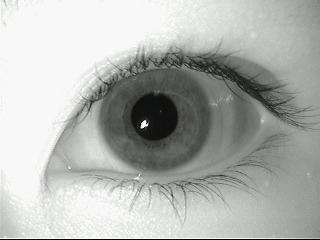
#> input picture eye2.bmp, 320 x 240 px
$ python hough_transform.py
#> lines starting #> are read from the running program, lines starting #| are printed output that depends on the picture; after the words box and inside, x2 and y2 are one past the last pixel; in counts of white or black regions, pixels touching at a corner belong together
### intersection_over_union.py
#https://scipython.com/book/chapter-8-scipy/problems/p84/overlapping-circles/

import numpy as np
import math


def intersection_area(x1,y1,R,x2,y2,r):
    """Return the area of intersection of two circles.

    The circles have radii R and r, and their centres are separated by d.

    """
    d = find_d(x1, y1, x2, y2)
    if d <= abs(R-r):
        # One circle is entirely enclosed in the other.
        return np.pi * min(R, r)**2
    if d >= r + R:
        # The circles don't overlap at all.
        return 0

    r2, R2, d2 = r**2, R**2, d**2
    alpha = np.arccos((d2 + r2 - R2) / (2*d*r))
    beta = np.arccos((d2 + R2 - r2) / (2*d*R))
    return ( r2 * alpha + R2 * beta -
             0.5 * (r2 * np.sin(2*alpha) + R2 * np.sin(2*beta))
           )

def find_d(x1,y1,x2,y2):
    return math.sqrt(pow(x1-x2,2) + pow(y1-y2,2))

def union_area(x1,y1,r1,x2,y2,r2):
    d = find_d(x1, y1, x2, y2)
    if d <= abs(r1-r2):
        # One circle is entirely enclosed in the other.
        return np.pi * max(r1, r2)**2
    if d >= r1 + r2:
        # The circles don't overlap at all.
        return 0

    area1= math.pi * pow(r1,2)
    area2 = math.pi * pow(r2, 2)

    intersection= intersection_area(x1,y1,r1,x2,y2,r2)

    return area1 + area2 - intersection


# [5 lines that do not run on import are left out]

### hough_transform.py
import cv2 as cv
import numpy as np
from intersection_over_union import union_area, intersection_area

if __name__ == '__main__':

    img_name = 'eye2.bmp'

    dx, dy, dr = 0, 0, 0
    zx, zy, zr = 0, 0, 0
    k, sigma, min, max, acc, md, p1, p2, r1, r2 = 0, 0, 0, 0, 0, 0, 0, 0, 0, 0

    if img_name == 'eye3.jpg':
        dx, dy, dr = 248, 232, 221
        zx, zy, zr = 234, 230, 56
        k = 5
        sigma = 32
        min = 60
        max = 69
        acc = 26
        md = 28
        p1 = 50
        p2 = 50
        r1 = 38
        r2 = 244
    elif img_name == 'eye2.bmp':
        zx, zy, zr = 155, 117, 24
        dx, dy, dr = 155, 117, 56
        k = 5
        sigma = 33
        min = 52
        max = 35
        acc = 24
        md = 2
        p1 = 50
        p2 = 50
        r1 = 4
        r2 = 54
    elif img_name == 'eye1.jpg':
        zx, zy, zr = 316, 162, 33
        dx, dy, dr = 319, 163, 106
        k = 6
        sigma = 32
        min = 9
        max = 58
        acc = 18
        md = 7
        p1 = 50
        p2 = 50
        r1 = 13
        r2 = 123

    img = cv.imread(img_name, cv.IMREAD_GRAYSCALE)
#> img: shape (240, 320); min 2, max 248, mean 178.8


    def nothing(*arg):
        pass


    font = cv.FONT_HERSHEY_SIMPLEX
    # org
    org = (50, 50)
    org2 = (50, 150)
    # fontScale
    fontScale = 0.6
    # Blue color in BGR
    color = (255, 0, 0)
    # Line thickness of 2 px
    thickness = 2

    cv.namedWindow('trackbars')
    # cv.imshow("trackbars", img)
    cv.createTrackbar("Jadro", "trackbars", k, 15, nothing)
    cv.createTrackbar("Sigma", "trackbars", sigma, 50, nothing)
    cv.createTrackbar("Min", "trackbars", min, 150, nothing)
    cv.createTrackbar("Max", "trackbars", max, 150, nothing)
    cv.createTrackbar("acc", "trackbars", acc, 30, nothing)
    cv.createTrackbar("Mindist", "trackbars", md, 200, nothing)
    cv.createTrackbar("p1", "trackbars", p1, 200, nothing)
    cv.createTrackbar("p2", "trackbars", p2, 200, nothing)
    cv.createTrackbar("r1", "trackbars", r1, 200, nothing)
    cv.createTrackbar("r2", "trackbars", r2, 300, nothing)

    while (True):
        img = cv.imread(img_name, cv.IMREAD_GRAYSCALE)
        jadro = cv.getTrackbarPos("Jadro", "trackbars") * 2 + 1
        sigma = cv.getTrackbarPos("Sigma", "trackbars") / 10
        min = cv.getTrackbarPos("Min", "trackbars") + 1
        max = cv.getTrackbarPos("Max", "trackbars") + 1
        acc = cv.getTrackbarPos("acc", "trackbars") / 10
        mindist = cv.getTrackbarPos("Mindist", "trackbars")
        p1 = cv.getTrackbarPos("p1", "trackbars")
        p2 = cv.getTrackbarPos("p2", "trackbars")
        r1 = cv.getTrackbarPos("r1", "trackbars") + 1
        r2 = cv.getTrackbarPos("r2", "trackbars") + 1

        blur_img = cv.GaussianBlur(img, (jadro, jadro), sigma)
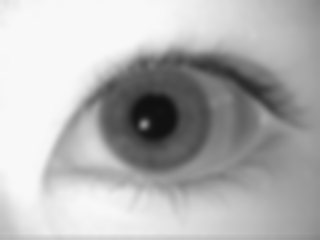
#> blur_img: shape (240, 320); min 16, max 248, mean 179.2

        edges = cv.Canny(blur_img, min, max)
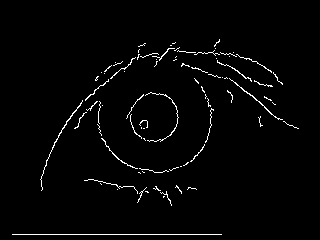
#> edges: shape (240, 320); 2.1% white in thin lines or dots, all inside (x1, y1, x2, y2) = (12, 39, 299, 235)

        cv.imshow("edges", edges)

        circles = cv.HoughCircles(edges, cv.HOUGH_GRADIENT, acc, mindist, minRadius=r1, maxRadius=r2)
#> circles = [[157.2, 118.8, 53.48], [152.4, 116.4, 23.72]]

        cimg = cv.imread(img_name)
#> cimg is the input picture: shape (240, 320, 3); mean B, G, R 176.9, 179.7, 177.9
        # ensure at least some circles were found
        iou = 0
        x1, y1, r1 = 0, 0, 0
        x2, y2, r2 = 0, 0, 0

        if circles is not None:
            # convert the (x, y) coordinates and radius of the circles to integers
            circles = np.round(circles[0, :]).astype("int")
#> circles = [[157, 119, 53], [152, 116, 24]]
            # loop over the (x, y) coordinates and radius of the circles
            for (x, y, r) in circles:
                # draw the circle in the output image, then draw a rectangle
                # corresponding to the center of the circle
                # cv.circle(cimg, (x, y), r, (0, 255, 0), 2)
                if r > r1:
                    x1, y1, r1 = x, y, r
                if r < 55:
                    x2, y2, r2 = x, y, r
#> this loop made 2 passes
#> (x, y, r, x1, y1, r1, x2, y2) on pass 1: (157, 119, 53, 157, 119, 53, 157, 119)
#> (x, y, r, x2, y2, r2) on pass 2: (152, 116, 24, 152, 116, 24)
#> after the loop, r1 = 53; x1 = 157; y1 = 119


        union = union_area(x1, y1, r1, dx, dy, dr)
#> in union_area, `d = find_d(x1, y1, x2, y2)`: d = 2.83
#> union = 9852
        intersection = intersection_area(x1, y1, r1, dx, dy, dr)
#> in intersection_area, `d = find_d(x1, y1, x2, y2)`: d = 2.83
#> intersection = 8824.7
        iou = intersection / (union + 1)
#> iou = 0.896
        text = 'IOU duhovky :' + str(iou)
#> text = 'IOU duhovky :0.8956361320678379'
        image = cv.putText(cimg, text, org, font,
                           fontScale, color, thickness, cv.LINE_AA)
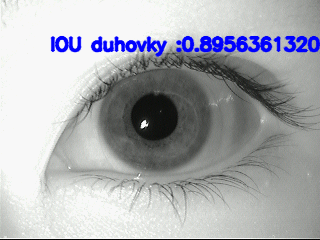
#> image: shape (240, 320, 3); mean B, G, R 178.4, 173.3, 171.5
        if iou > .7:
            cv.circle(cimg, (x1, y1), r1, (0, 255, 0), 2)


        union = union_area(x2, y2, r2,zx,zy,zr)
#> union = 1961.2
        intersection = intersection_area(x2, y2, r2,zx,zy,zr)
#> intersection = 1657.9
        iou = intersection / (union + 1)
#> iou = 0.845
        if iou > .7:
            cv.circle(cimg, (x2, y2), r2, (0, 255, 0), 2)
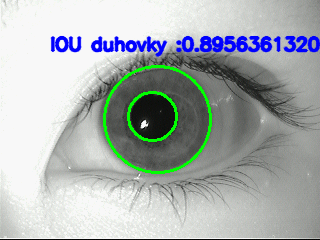
#> cimg: shape (240, 320, 3); mean B, G, R 176.9, 176.5, 169.9
        text = 'IOU zrenicky :' + str(iou)
#> text = 'IOU zrenicky :0.8448918571082867'
        image = cv.putText(cimg, text, org2, font,
                           fontScale, color, thickness, cv.LINE_AA)
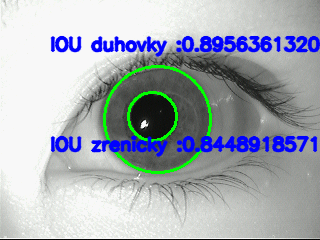
#> image: shape (240, 320, 3); 5.93% of pixels changed, all inside (x1, y1, x2, y2) = (50, 65, 318, 174)


        cv.imshow("img", cimg)

        k = cv.waitKey(1)
#> (key Esc is pressed here)
        if k == 27:  # wait for ESC key to exit
            cv.destroyAllWindows()
            break
